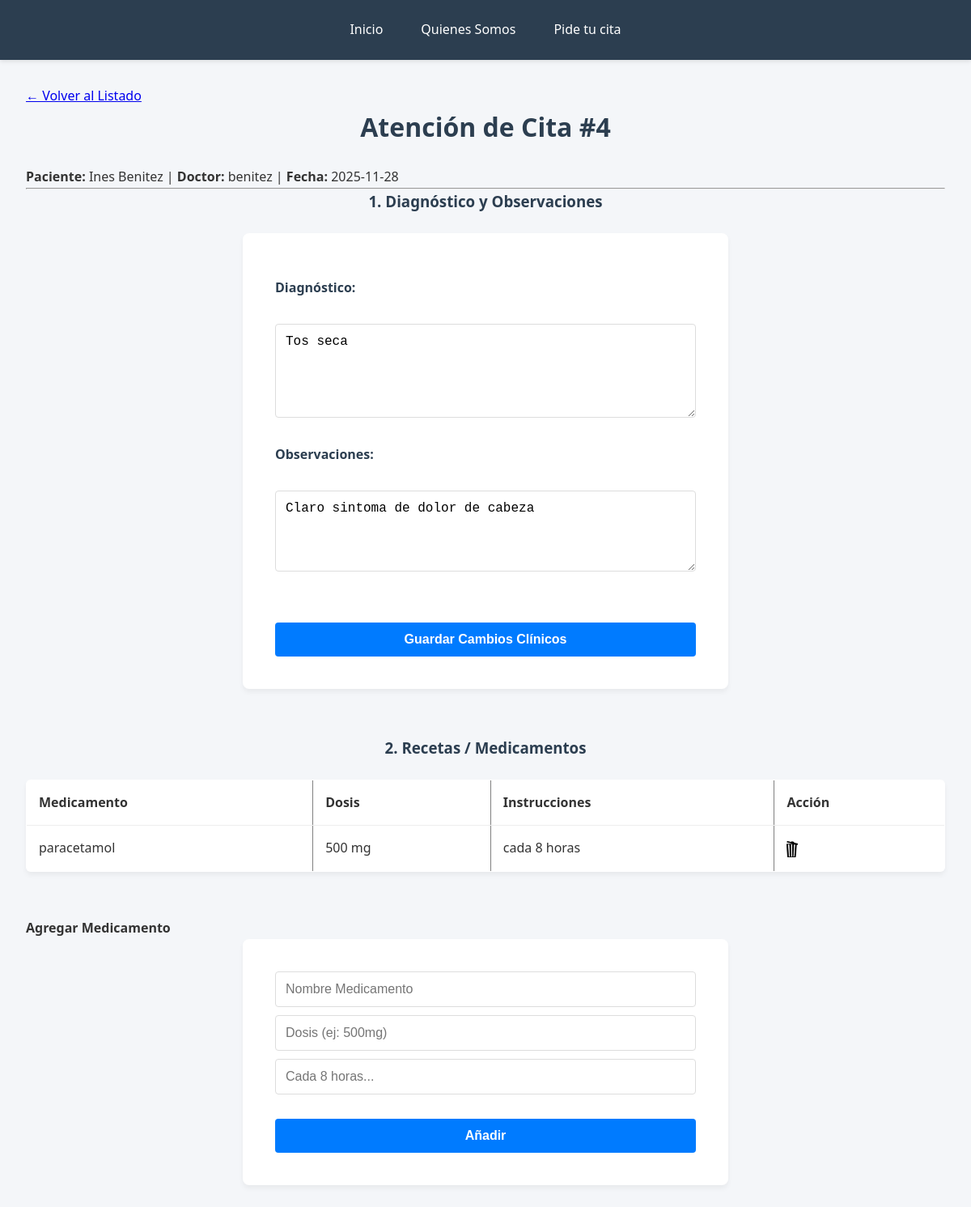
The app's page /admin_gestion_consulta.php?id_cita=4 (signed in) with its own data.
### tables this page shows
CREATE TABLE `cita` (
  `id_cita` int(11) NOT NULL,
  `paciente_id` int(11) NOT NULL,
  `medico_id` int(11) NOT NULL,
  `especialidad_id` int(11) NOT NULL,
  `fecha` date NOT NULL,
  `hora` time NOT NULL,
  `motivo` text DEFAULT NULL
);

CREATE TABLE `paciente` (
  `id_paciente` int(11) NOT NULL,
  `nombre` varchar(100) NOT NULL,
  `apellidos` varchar(150) NOT NULL,
  `fecha_nacimiento` date NOT NULL,
  `direccion` varchar(255) DEFAULT NULL,
  `telefono` varchar(20) DEFAULT NULL,
  `email` varchar(120) DEFAULT NULL,
  `afecciones` text DEFAULT NULL,
  `fecha_registro` datetime DEFAULT current_timestamp()
);

CREATE TABLE `medico` (
  `id_medico` int(11) NOT NULL,
  `nombre` varchar(100) NOT NULL,
  `apellidos` varchar(150) NOT NULL,
  `especialidad_id` int(11) NOT NULL,
  `email` varchar(120) DEFAULT NULL,
  `telefono` varchar(20) DEFAULT NULL
);

CREATE TABLE `consultas` (
  `id_consulta` int(11) NOT NULL,
  `id_cita` int(11) NOT NULL,
  `diagnostico` text DEFAULT NULL,
  `observaciones` text DEFAULT NULL
);

CREATE TABLE `recetas` (
  `id_receta` int(11) NOT NULL,
  `consulta_id` int(11) NOT NULL,
  `medicamento` varchar(150) NOT NULL,
  `dosis` varchar(100) DEFAULT NULL,
  `instrucciones` text DEFAULT NULL
);

### admin_gestion_consulta.php (the view, shortened to what this page needs)
<?php
include("header.php");
include("conexion_db.php");
$id_cita = $_GET['id_cita'];
$check_sql = "SELECT * FROM consultas WHERE id_cita = '$id_cita'";
$check_res = mysqli_query($conexion, $check_sql);
$consulta_data = mysqli_fetch_assoc($check_res);
$id_consulta = $consulta_data['id_consulta'];
$info_cita = mysqli_query($conexion, "SELECT c.fecha, p.nombre as pnom, p.apellidos as pape, m.apellidos as doc
                                      FROM cita c
                                      JOIN paciente p ON c.paciente_id = p.id_paciente
                                      JOIN medico m ON c.medico_id = m.id_medico
                                      WHERE c.id_cita = '$id_cita'");
$info = mysqli_fetch_assoc($info_cita);
?>
<a href="admin_citas.php">← Volver al Listado</a>
<h1>Atención de Cita #<?php echo $id_cita; ?></h1>
<p>
    <strong>Paciente:</strong> <?php echo $info['pnom']." ".$info['pape']; ?> |
    <strong>Doctor:</strong> <?php echo $info['doc']; ?> |
    <strong>Fecha:</strong> <?php echo $info['fecha']; ?>
</p>
<hr>
<div>
    <h3>1. Diagnóstico y Observaciones</h3>
    <form method="POST">
        <label>Diagnóstico:</label><br>
        <textarea name="diagnostico" rows="5"><?php echo $consulta_data['diagnostico']; ?></textarea>
        <br>
        <label>Observaciones:</label><br>
        <textarea name="observaciones" rows="3"><?php echo $consulta_data['observaciones']; ?></textarea>
        <br><br>
        <input type="submit" name="guardar_diagnostico" value="Guardar Cambios Clínicos">
    </form>
</div>
<br>
<div>
    <h3>2. Recetas / Medicamentos</h3>
    <table border="1">
        <tr>
            <th>Medicamento</th>
            <th>Dosis</th>
            <th>Instrucciones</th>
            <th>Acción</th>
        </tr>
        <?php
        $q_recetas = mysqli_query($conexion, "SELECT * FROM recetas WHERE consulta_id = '$id_consulta'");
        while($r = mysqli_fetch_assoc($q_recetas)){
            echo "<tr>";
            echo "<td>".$r['medicamento']."</td>";
            echo "<td>".$r['dosis']."</td>";
            echo "<td>".$r['instrucciones']."</td>";
            echo "<td><a href='?id_cita=$id_cita&borrar_receta=".$r['id_receta']."'><img src='imgs/papelera.png' alt='Borrar' height='20'></a></td>";
            echo "</tr>";
        }
        ?>
    </table>
    <br>
    <h4>Agregar Medicamento</h4>
    <form method="POST">
        <input type="text" name="medicamento" placeholder="Nombre Medicamento" required>
        <input type="text" name="dosis" placeholder="Dosis (ej: 500mg)" required>
        <input type="text" name="instrucciones" placeholder="Cada 8 horas..." required>
        <input type="submit" name="agregar_receta" value="Añadir">
    </form>
</div>

### css/estilo.css (style rules this page uses)
* { margin: 0; padding: 0; box-sizing: border-box; }
body { font-family: 'Segoe UI', Tahoma, Geneva, Verdana, sans-serif; background-color: #f4f6f9; color: #333333; line-height: 1.6; display: flex; flex-direction: column; min-height: 100vh; }
h1, h2, h3 { color: #2c3e50; margin-bottom: 1.5rem; text-align: center; }
form { background-color: #ffffff; padding: 2.5rem; border-radius: 8px; box-shadow: 0 4px 6px rgba(0,0,0,0.05); max-width: 600px; margin: 0 auto 2rem auto; }
label { display: block; margin-bottom: 6px; font-weight: 600; color: #2c3e50; margin-top: 15px; }
input[type="text"], input[type="password"], input[type="email"], input[type="date"], input[type="time"], input[type="tel"], input[type="number"], select, textarea { width: 100%; padding: 12px; margin-bottom: 10px; border: 1px solid #ddd; border-radius: 4px; font-size: 1rem; background-color: #fff; transition: border-color 0.3s; }
textarea { resize: vertical; min-height: 100px; }
input[type="submit"], button { background-color: #007bff; color: #ffffff; border: none; padding: 12px; border-radius: 4px; cursor: pointer; font-size: 1rem; font-weight: bold; width: 100%; margin-top: 20px; transition: background 0.3s, transform 0.1s; }
table { width: 100%; border-collapse: collapse; background-color: #ffffff; box-shadow: 0 4px 6px rgba(0,0,0,0.05); margin-bottom: 2rem; border-radius: 6px; overflow: hidden; }
th, td { padding: 15px; text-align: left; border-bottom: 1px solid #eee; }
td img { vertical-align: middle; transition: transform 0.2s; }

### records on screen
cita: paciente.nombre "Ines", paciente.apellidos "Benitez", medico.apellidos "benitez", fecha "2025-11-28"
consultas: diagnostico "Tos seca", observaciones "Claro sintoma de dolor de cabeza"
recetas: medicamento "paracetamol", dosis "500 mg", instrucciones "cada 8 horas"

### other values on screen
$id_cita "4"
